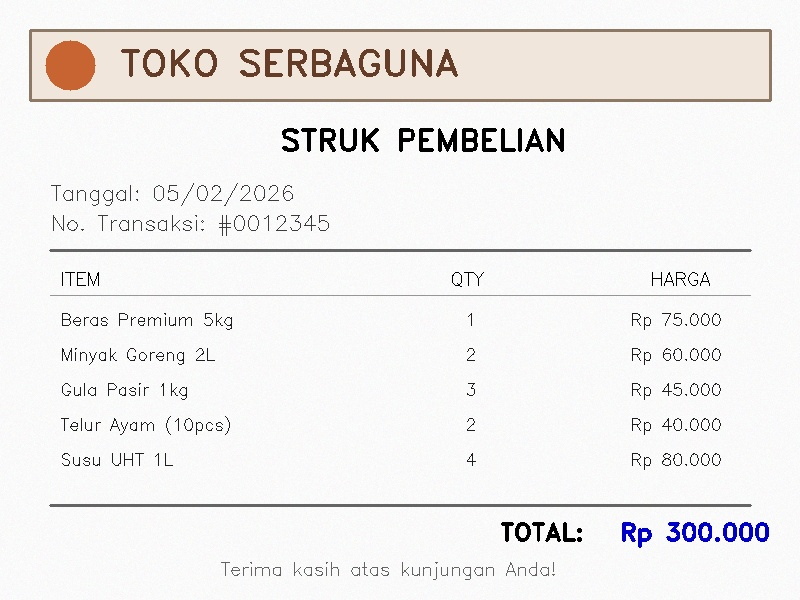
#> input picture Bab-02-Pembentukan-Citra/praktikum/data/images/document.jpg, 800 x 600 px
$ python 05_perspektif_transform_auto.py
#> lines starting #> are read from the running program, lines starting #| are printed output that depends on the picture; after the words box and inside, x2 and y2 are one past the last pixel; in counts of white or black regions, pixels touching at a corner belong together
# ============================================================
# PROGRAM: 05_perspektif_transform_auto.py (AUTOMATED VERSION)
# PRAKTIKUM COMPUTER VISION - BAB 2: PEMBENTUKAN CITRA
# ============================================================
# Deskripsi: Program ini mendemonstrasikan transformasi perspektif
#            dengan koordinat otomatis (tanpa interaksi manual)
#
# Penerapan Nyata: Koreksi perspektif foto dokumen, KTP, atau kartu
#                  yang difoto dari sudut miring
# ============================================================

import cv2
import numpy as np
import matplotlib
matplotlib.use('Agg')
import matplotlib.pyplot as plt
import os

# ============================================================
# KONFIGURASI
# ============================================================

DIR_SCRIPT = os.path.dirname(os.path.abspath(__file__))
DIR_OUTPUT = os.path.join(DIR_SCRIPT, "output", "output5")
os.makedirs(DIR_OUTPUT, exist_ok=True)

NAMA_FILE_GAMBAR = "document.jpg"
OUTPUT_WIDTH = 600
OUTPUT_HEIGHT = 800

def dapatkan_path_gambar(nama_file):
    """Mendapatkan path lengkap file gambar."""
    path_data = os.path.join(DIR_SCRIPT, "data", "images", nama_file)
    if os.path.exists(path_data):
        return path_data

    path_data = os.path.join(DIR_SCRIPT, "..", "..",
                             "Bab-01-Pendahuluan", "data", "images", nama_file)
    if os.path.exists(path_data):
        return path_data

    path_data = os.path.join(DIR_SCRIPT, nama_file)
    if os.path.exists(path_data):
        return path_data

    return None

def order_points(pts):
    """Urutkan 4 titik: top-left, top-right, bottom-right, bottom-left."""
    pts = np.array(pts, dtype=np.float32)
    sorted_by_y = pts[np.argsort(pts[:, 1])]

    top_points = sorted_by_y[:2]
    bottom_points = sorted_by_y[2:]

    top_left, top_right = top_points[np.argsort(top_points[:, 0])]
    bottom_left, bottom_right = bottom_points[np.argsort(bottom_points[:, 0])]

    return np.array([top_left, top_right, bottom_right, bottom_left],
                    dtype=np.float32)

def main():
    """Fungsi utama program."""
    print("\n" + "=" * 60)
    print("PERSPEKTIF TRANSFORM - AUTOMATED DEMO")
    print("=" * 60)

    # Load gambar
    path_gambar = dapatkan_path_gambar(NAMA_FILE_GAMBAR)

    if path_gambar is None or not os.path.exists(path_gambar):
        print(f"\n❌ Error: File '{NAMA_FILE_GAMBAR}' tidak ditemukan!")
        return

    gambar = cv2.imread(path_gambar)
#> gambar is the input picture: shape (600, 800, 3); mean B, G, R 237.7, 238.7, 240.5

    if gambar is None:
        print(f"\n❌ Error: Gagal membaca gambar dari {path_gambar}")
        return

    h, w = gambar.shape[:2]
#> h = 600; w = 800
    print(f"\n✓ Gambar berhasil dimuat: {path_gambar}")
    print(f"  Ukuran: {w} x {h}")
#|   Ukuran: 800 x 600

    # KOORDINAT OTOMATIS - Simulasi dokumen yang difoto dari sudut
    # Mengambil area tengah dengan perspektif sedikit miring
    margin = 80
    pts_src = np.float32([
        [margin, margin],              # Top-left (sedikit ke dalam)
        [w - margin, margin + 40],     # Top-right (sedikit miring)
        [w - margin - 20, h - margin], # Bottom-right
        [margin + 20, h - margin - 40] # Bottom-left (perspektif)
    ])

    # Titik tujuan (persegi panjang sempurna)
    pts_dst = np.float32([
        [0, 0],
        [OUTPUT_WIDTH - 1, 0],
        [OUTPUT_WIDTH - 1, OUTPUT_HEIGHT - 1],
        [0, OUTPUT_HEIGHT - 1]
    ])

    # Hitung matriks transformasi perspektif
    print("\nMenghitung matriks transformasi perspektif...")
    M = cv2.getPerspectiveTransform(pts_src, pts_dst)

    # Terapkan transformasi
    hasil = cv2.warpPerspective(gambar, M, (OUTPUT_WIDTH, OUTPUT_HEIGHT))
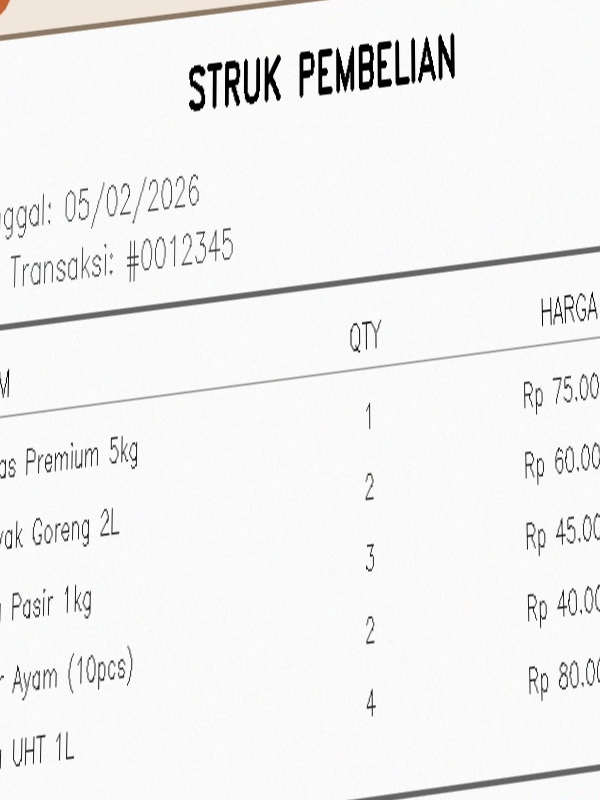
#> hasil: shape (800, 600, 3); mean B, G, R 241.6, 241.9, 242

    # Visualisasi
    gambar_marked = gambar.copy()
    pts_ordered = order_points(pts_src)
    labels = ['TL', 'TR', 'BR', 'BL']
    colors = [(0, 255, 0), (0, 255, 255), (0, 0, 255), (255, 0, 255)]

    for pt, label, color in zip(pts_ordered, labels, colors):
        cv2.circle(gambar_marked, tuple(pt.astype(int)), 10, color, -1)
        cv2.putText(gambar_marked, label, (int(pt[0])+15, int(pt[1])-15),
                   cv2.FONT_HERSHEY_SIMPLEX, 1.0, color, 2)
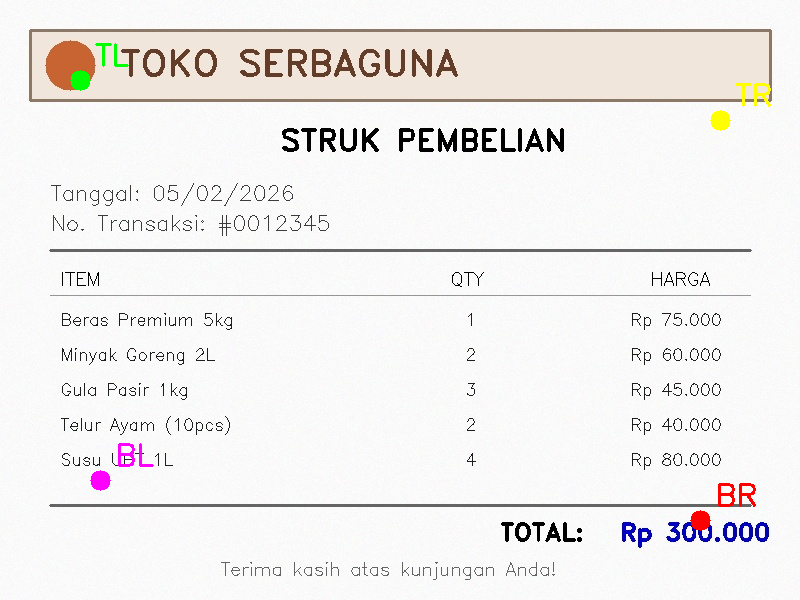
#> gambar_marked: shape (600, 800, 3); 0.53% of pixels changed, all inside (x1, y1, x2, y2) = (70, 43, 771, 531)

    # Gambar garis penghubung
    for i in range(4):
        pt1 = pts_ordered[i].astype(int)
        pt2 = pts_ordered[(i+1)%4].astype(int)
        cv2.line(gambar_marked, tuple(pt1), tuple(pt2), (255, 255, 0), 2)
#> this loop made 4 passes
#> (pt1, pt2) on passes 1 to 4: ([80, 80], [720, 120]), ([720, 120], [700, 520]), ([700, 520], [100, 480]), ([100, 480], [80, 80])
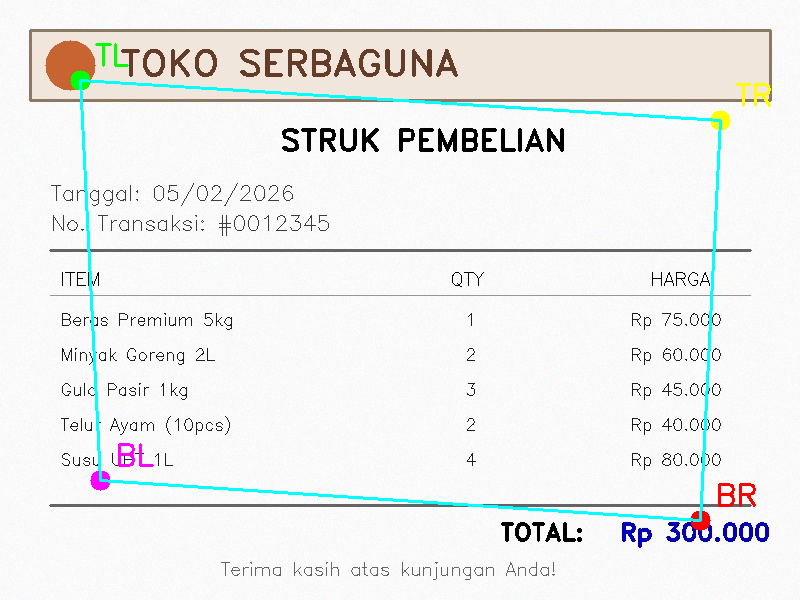
#> gambar_marked: shape (600, 800, 3); 1.27% of pixels changed, all inside (x1, y1, x2, y2) = (79, 79, 722, 522)

    # Plot perbandingan
    fig, axes = plt.subplots(1, 2, figsize=(14, 7))

    axes[0].imshow(cv2.cvtColor(gambar_marked, cv2.COLOR_BGR2RGB))
    axes[0].set_title("Original dengan 4 Titik Sudut\n(Perspektif Miring)", fontsize=13)
    axes[0].axis('off')

    axes[1].imshow(cv2.cvtColor(hasil, cv2.COLOR_BGR2RGB))
    axes[1].set_title("Hasil Koreksi Perspektif\n(Bird's Eye View)", fontsize=13)
    axes[1].axis('off')

    plt.suptitle("Perspective Transform - Koreksi Dokumen Miring",
                 fontsize=15, fontweight='bold', y=0.98)
    plt.tight_layout()

    # Simpan hasil
    output_path = os.path.join(DIR_OUTPUT, "hasil_transform.png")
    plt.savefig(output_path, dpi=150, bbox_inches="tight")
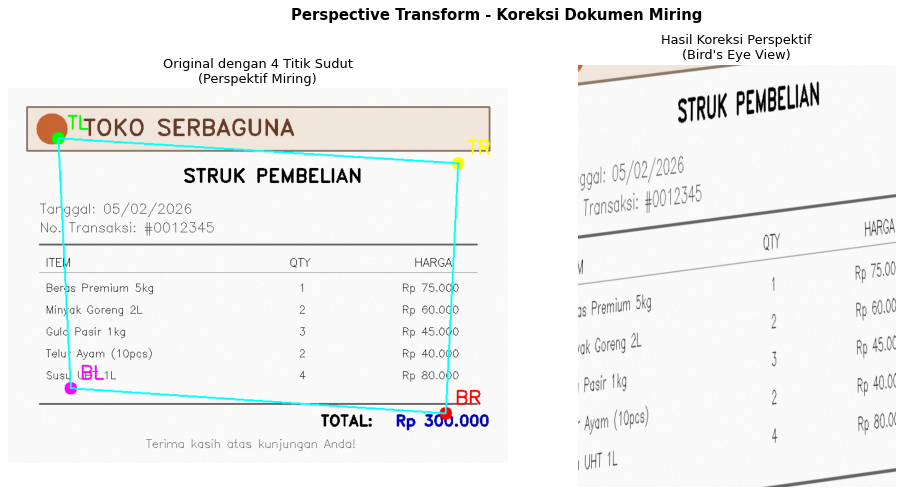
#> figure drawn by matplotlib, 2 panels
    print(f"\n[SAVED] {output_path}")
    plt.close()

    # Simpan gambar hasil transform
    output_image_path = os.path.join(DIR_OUTPUT, "transform_hasil.jpg")
    cv2.imwrite(output_image_path, hasil)
    print(f"[SAVED] {output_image_path}")

    # Info matriks
    print("\n" + "=" * 60)
    print("INFORMASI MATRIKS HOMOGRAPHY")
    print("=" * 60)
    print(f"\nMatriks Transformasi (3×3):")
    print(M)
#| [[ 9.34940078e-01 -4.67470039e-02 -7.10554460e+01]
#|  [-1.16163554e-01  1.85861686e+00 -1.39396265e+02]
#|  [ 2.00312067e-05 -1.55081925e-04  1.00000000e+00]]
    print(f"\nDeterminan: {np.linalg.det(M):.4f}")
#| Determinan: 1.7135

    print("\n" + "=" * 60)
    print("PENJELASAN PENERAPAN NYATA")
    print("=" * 60)
    print("""
CONTOH PENGGUNAAN:
1. Scan Dokumen/KTP dengan Smartphone
   - Foto KTP dari sudut miring → koreksi jadi lurus

2. Whiteboard Photo Correction
   - Foto papan tulis dari sudut → jadi tampak lurus

3. Document Digitization
   - Foto buku/majalah → ekstrak halaman jadi flat

4. Parking Lot/Traffic Camera
   - Koreksi perspektif untuk deteksi plat nomor

KEUNTUNGAN:
✓ Tidak perlu scanner fisik
✓ Bisa dilakukan dengan kamera smartphone
✓ Hasil lebih mudah dibaca dan diproses OCR
✓ Otomatis menghilangkan distorsi perspektif
    """)

    print("\n✓ Program selesai!")

if __name__ == "__main__":
    main()
